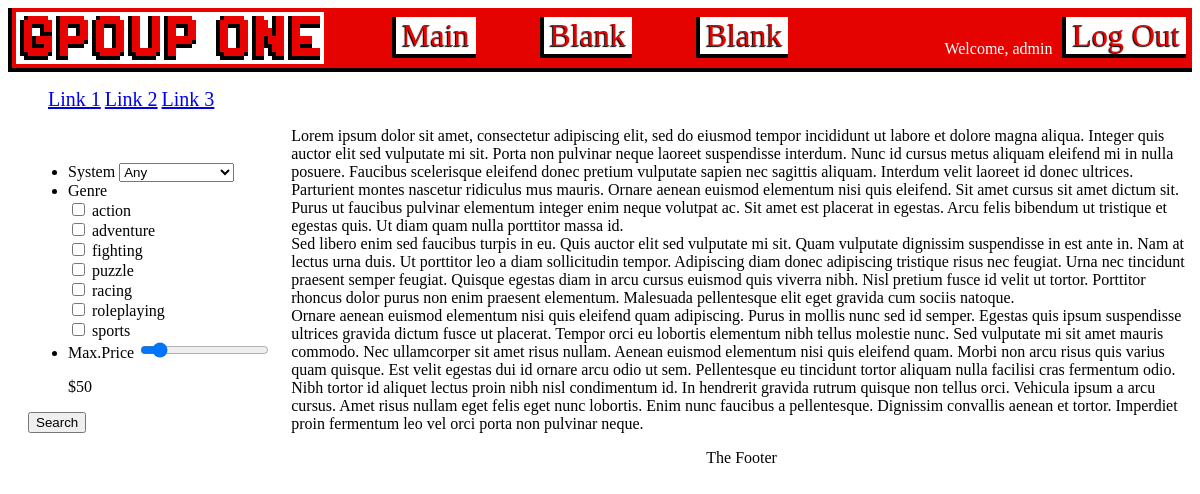
Screenshot of /index.php (signed in) with the database file from the repository.
### tables this page shows
CREATE TABLE `genres` (
  `id` mediumint(8) UNSIGNED NOT NULL,
  `genre_name` varchar(40) NOT NULL
);

### index.php (the view, shortened to what this page needs)
<?php
if(!isset($items)){$items=NULL;}
$dbc  = connect_to_database();
$query = " SELECT * from systems ORDER BY system_name";
$systems = mysqli_query($dbc,$query);
$query = " SELECT * from genres ORDER BY genre_name";
$genres = mysqli_query($dbc,$query);
?>
<html>
<head>
<link rel="stylesheet" type="text/css" href="index_style.css">
</head>
<body>
<?php include 'header.php';?>
	<nav>
		<ul>
			<li><a href="www.somelink.com">Link 1</a></li>
			<li><a href="www.somelink.com">Link 2</a></li>
			<li><a href="www.somelink.com">Link 3</a></li>
		</ul>
	</nav>
	<aside>
		<form action="handle_search.php" method="get">
			<div class="selection-window">
				<ul>
					<li><label for="systemselecter">System</label>
					<select  name="systemselecter" id="systemselecter">
						<?php foreach($systems as $systems):?>
							<option value="<?= $systems['system_intials']?>"><?= $systems['system_name']?></option>
						<?php endforeach;?>
					</select>
					</li>
					<li><label for="genreselecter">Genre</label>
						<?php foreach($genres as $genres):?>
						<div class="genreoption">
							<input type="checkbox" id="<?= $genres['genre_name']?>" name="<?= $genres['genre_name']?>" value="<?= $genres['genre_name']?>">
							<label for "<?= $genres['genre_name']?>"><?= $genres['genre_name']?></label>
						</div>
						<?php endforeach;?>
							</li>
					<li><label for="priceslider">Max.Price</label>
					<input type="range" name="priceslider" id="priceslider" min="0" max="500" value="50">
					<br><p>$<span id="currentprice"></span></p></li>
				</ul>
					<input type="submit" value="Search">
				</div>
			</form>
	</aside>
	<article>
		<?php if (empty($items)):?>
			<p>Lorem ipsum dolor sit amet, consectetur adipiscing elit, sed do eiusmod tempor incididunt ut
			labore et dolore magna aliqua. Integer quis auctor elit sed vulputate mi sit. Porta non pulvinar
			neque laoreet suspendisse interdum. Nunc id cursus metus aliquam eleifend mi in nulla posuere.
			Faucibus scelerisque eleifend donec pretium vulputate sapien nec sagittis aliquam. Interdum velit
			laoreet id donec ultrices. Parturient montes nascetur ridiculus mus mauris. Ornare aenean euismod
			elementum nisi quis eleifend. Sit amet cursus sit amet dictum sit. Purus ut faucibus pulvinar
			elementum integer enim neque volutpat ac. Sit amet est placerat in egestas. Arcu felis bibendum
			ut tristique et egestas quis. Ut diam quam nulla porttitor massa id.<br>Sed libero enim sed faucibus
			turpis in eu. Quis auctor elit sed vulputate mi sit. Quam vulputate dignissim suspendisse in est
			ante in. Nam at lectus urna duis. Ut porttitor leo a diam sollicitudin tempor. Adipiscing diam
			donec adipiscing tristique risus nec feugiat. Urna nec tincidunt praesent semper feugiat. Quisque
			egestas diam in arcu cursus euismod quis viverra nibh. Nisl pretium fusce id velit ut tortor.
			Porttitor rhoncus dolor purus non enim praesent elementum. Malesuada pellentesque elit eget gravida
			cum sociis natoque.<br>Ornare aenean euismod elementum nisi quis eleifend quam adipiscing. Purus in
			mollis nunc sed id semper. Egestas quis ipsum suspendisse ultrices gravida dictum fusce ut
			placerat. Tempor orci eu lobortis elementum nibh tellus molestie nunc. Sed vulputate mi sit amet
			mauris commodo. Nec ullamcorper sit amet risus nullam. Aenean euismod elementum nisi quis eleifend
			quam. Morbi non arcu risus quis varius quam quisque. Est velit egestas dui id ornare arcu odio ut
			sem. Pellentesque eu tincidunt tortor aliquam nulla facilisi cras fermentum odio. Nibh tortor id
			aliquet lectus proin nibh nisl condimentum id. In hendrerit gravida rutrum quisque non tellus orci.
			Vehicula ipsum a arcu cursus. Amet risus nullam eget felis eget nunc lobortis. Enim nunc faucibus
			a pellentesque. Dignissim convallis aenean et tortor. Imperdiet proin fermentum leo vel orci porta
			non pulvinar neque.</p>
		<?php endif;?>
		</article>
</body>
<footer>
	<?php include 'footer.php';?>
</footer>
</html>

### index_style.css (style rules this page uses)
nav li { display:inline-block; font-size: 20px; padding:20 px; }
aside { border: 3px; float:left; padding: 20px; min-height:100%; }

### rows the page displays
genres: genre_name "action"
genres: genre_name "adventure"
genres: genre_name "fighting"
genres: genre_name "puzzle"
genres: genre_name "racing"
genres: genre_name "roleplaying"
genres: genre_name "sports"

### other values shown
$_SESSION['LoggedInUsername'] "admin"
form field systemselecter "Any"
